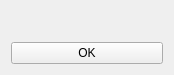
<?xml version="1.0" encoding="UTF-8"?>
<ui version="4.0">
 <class>Form</class>
 <widget class="qMRMLWidget" name="Form">
  <property name="geometry">
   <rect>
    <x>0</x>
    <y>0</y>
    <width>174</width>
    <height>75</height>
   </rect>
  </property>
  <property name="windowTitle">
   <string>Segmentation</string>
  </property>
  <layout class="QVBoxLayout" name="verticalLayout">
   <item>
    <widget class="qMRMLNodeComboBox" name="selector">
     <property name="enabled">
      <bool>true</bool>
     </property>
     <property name="nodeTypes">
      <stringlist notr="true">
       <string>vtkMRMLLabelMapVolumeNode</string>
      </stringlist>
     </property>
     <property name="hideChildNodeTypes">
      <stringlist notr="true"/>
     </property>
     <property name="addEnabled">
      <bool>false</bool>
     </property>
     <property name="removeEnabled">
      <bool>false</bool>
     </property>
     <property name="interactionNodeSingletonTag">
      <string notr="true"/>
     </property>
    </widget>
   </item>
   <item>
    <widget class="QPushButton" name="pushButton">
     <property name="text">
      <string>OK</string>
     </property>
    </widget>
   </item>
  </layout>
 </widget>
 <customwidgets>
  <customwidget>
   <class>qMRMLNodeComboBox</class>
   <extends>QWidget</extends>
   <header>qMRMLNodeComboBox.h</header>
  </customwidget>
  <customwidget>
   <class>qMRMLWidget</class>
   <extends>QWidget</extends>
   <header>qMRMLWidget.h</header>
   <container>1</container>
  </customwidget>
 </customwidgets>
 <resources/>
 <connections>
  <connection>
   <sender>Form</sender>
   <signal>mrmlSceneChanged(vtkMRMLScene*)</signal>
   <receiver>selector</receiver>
   <slot>setMRMLScene(vtkMRMLScene*)</slot>
   <hints>
    <hint type="sourcelabel">
     <x>199</x>
     <y>149</y>
    </hint>
    <hint type="destinationlabel">
     <x>86</x>
     <y>20</y>
    </hint>
   </hints>
  </connection>
  <connection>
   <sender>pushButton</sender>
   <signal>clicked(bool)</signal>
   <receiver>Form</receiver>
   <slot>close()</slot>
   <hints>
    <hint type="sourcelabel">
     <x>86</x>
     <y>50</y>
    </hint>
    <hint type="destinationlabel">
     <x>86</x>
     <y>37</y>
    </hint>
   </hints>
  </connection>
 </connections>
</ui>
